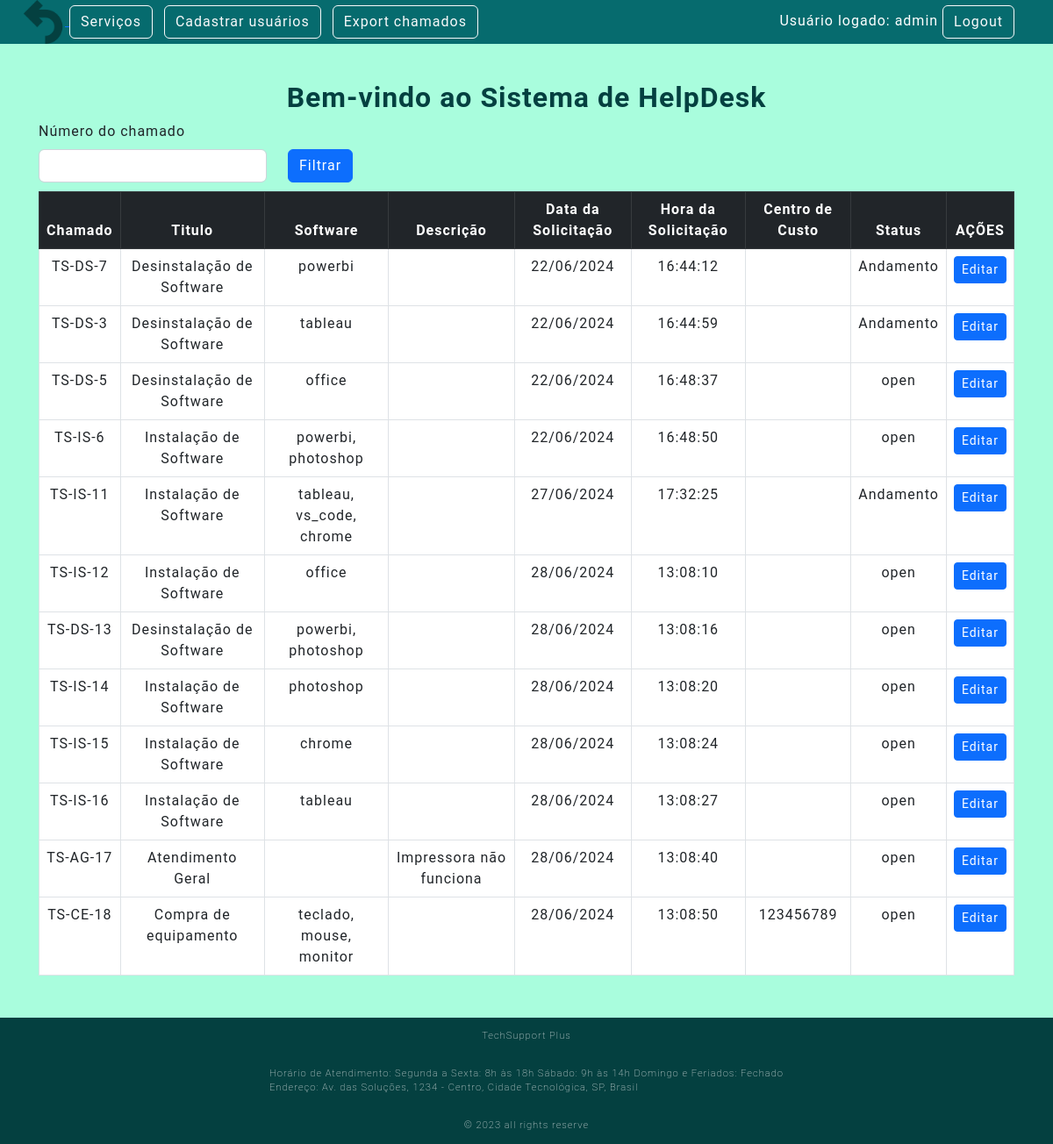
Screenshot of /tiket (signed in) with the database file from the repository.
### Src/Model/Bd.py (models this page shows, shortened)
class CreatUser(UserMixin,db.Model):
    __tablename__ = "CreatUser"
    id = db.Column(db.Integer, primary_key=True, autoincrement=True)
    userName = db.Column(db.String(150), nullable=False)
    fone = db.Column(db.String(50), nullable=False)
    cadDate = db.Column(db.String(50), nullable=False)
    hour = db.Column(db.String(10), nullable=False)
    emailUser = db.Column(db.String(150), nullable=False)
    passwordUser = db.Column(db.String, nullable=False)
    status = db.Column(db.String(5), nullable=False)

class Ticket(db.Model):
    __tablename__ = "Ticket"
    id = db.Column(db.Integer, primary_key=True, autoincrement=True)
    idUser = db.Column(db.Integer,db.ForeignKey('CreatUser.id'))
    identificador = db.Column(db.String(50), nullable=False)
    title = db.Column(db.String(50), nullable=False)
    software = db.Column(db.String(50), nullable=False)
    description = db.Column(db.String, nullable=False)
    status = db.Column(db.String(20), nullable=False, default='Open')
    execution = db.Column(db.String(500), nullable=False)
    created_data = db.Column(db.String, nullable=False)
    created_hora = db.Column(db.String, nullable=False)
    cost_center = db.Column(db.String, nullable=False)

### Src/View/NewTicket.py (the view)
@tk.route('/tiket')
def tiket():
    tickets = Ticket.query.all()
    return render_template('servicos.html', tickets=tickets)

### Src/View/Login.py (called while the page is built)
@login_manager.user_loader
def load_user(employee_id):
  usuario = CreatUser.query.filter_by(id=employee_id).first()
  return usuario

### Templates/servicos.html
{% extends 'base.html' %}
{% block conteudo %}
<h1>Bem-vindo ao Sistema de HelpDesk</h1>
<div class="row" style="text-align: left;">
    <label class="form-label" for="form3Example4">Número do chamado</label>
    <form method="POST" action="{{url_for('router.tk.servicos')}}" >
        <div class="form-group row">
            <div class="form-group col-md-3">
                <input type="text" class="form-control" name="numeroChamado">
            </div>
            <div class="col-auto">
                <button type="submit" class="btn btn-primary">Filtrar</button>
            </div>
        </div>
    </form>
    <br> <br>
</div>
<div class="bg-white ">
    <table class="table table-bordered table-hover">
        <thead class="table-dark">
            <tr>
                <th scope="col">Chamado</th>
                <th scope="col">Titulo</th>
                <th scope="col">Software</th>
                <th scope="col">Descrição</th>
                <th scope="col">Data da Solicitação</th>
                <th scope="col">Hora da Solicitação</th>
                <th scope="col">Centro de Custo</th>
                <th scope="col">Status</th>
                <th scope="col">AÇÕES</th>
            </tr>
        </thead>
        <tbody>
            {% for ticket in tickets %}
            {% if ticket.status != "Fechado" %}
            <tr>
                <td>{{ticket.identificador}}</td>
                <td>{{ticket.title}}</td>
                <td>{{ticket.software}}</td>
                <td>{{ticket.description}}</td>
                <td>{{ticket.created_data}}</td>
                <td>{{ticket.created_hora}}</td>
                <td>{{ticket.cost_center}}</td>
                <td>{{ticket.status}}</td>
                <td> <a href="{{ticket.id}}/atendimento" class="btn btn-primary btn-sm" >Editar</a>
                </td>
            </tr>
            {% endif %}
            {% endfor %}
        </tbody>
    </table>
</div>
{% endblock conteudo %}

### Templates/nav.html
<nav class="navbar navbar-expand-lg bg-body-tertiary" id="nav_content">
  <div class="container-fluid" id="nav_content">
    <div class="container-fluid">
      <a href="{{ url_for('router.home.index') }}">
        <img src="{{ url_for('static', filename='img/seta-de-retorno-a-esquerda.png') }}"
          alt="Remoção ou Desinstalação de Software" width="50">
      </a>
      {% if current_user.status == "ADMIN" %}
      <a type="button" class="btn btn-outline-light me-2" href="{{url_for('router.tk.tiket')}}">Serviços</a>
      <a type="button" class="btn btn-outline-light me-2" href="{{url_for('router.user.createUser')}}" >Cadastrar usuários</a>
      <a type="button" class="btn btn-outline-light me-2" href="{{url_for('router.tk.listar')}}" >Export chamados</a>
      {% endif %}
    </div>
    <div class="ms-auto">
      {% if not current_user.userName %}
      <div class="text-end login-button">
        <a type="button" class="btn btn-outline-light me-2" href="{{url_for('router.login.login')}}">Login</a>
      </div>
      {% else %}
      <div class="text-end me-4 user-info">
        Usuário logado: {{current_user.userName}}
        <a type="button" class="btn btn-outline-light me-2" href="{{url_for('router.login.logout')}}">Logout</a>
      </div>
      {% endif %}
    </div>
  </div>
</nav>

### Public/style.css (style rules this page uses)
:root { --color-neutral-0: #044040; --color-neutral-10: #2e2c2c; --color-neutral-20: #066b6e; --color-neutral-30: #a8a29e; --color-neutral-40: #fcf8f8; --color-neutral-50: #a9fddd; }
#nav_content { background-color: var(--color-neutral-20); position: fixed; top: 0; width: 100%; z-index: 1000; }
* { font-family: 'Roboto', sans-serif; margin: 0; padding: 0; box-sizing: border-box; letter-spacing: 1px; }
body { background: var(--color-neutral-50); display: flex; flex-direction: column; min-height: 100vh; }
h1 { color: var(--color-neutral-0); font-size: 2rem; font-weight: bold; }
.user-info { text-align: right; color: white; width: 300px; }

### rows the page displays
CreatUser: userName "admin"
Ticket: identificador "TS-DS-7", title "Desinstalação de Software", software "powerbi", created_data "22/06/2024", created_hora "16:44:12", status "Andamento"
Ticket: identificador "TS-DS-3", title "Desinstalação de Software", software "tableau", created_data "22/06/2024", created_hora "16:44:59", status "Andamento"
Ticket: identificador "TS-DS-5", title "Desinstalação de Software", software "office", created_data "22/06/2024", created_hora "16:48:37", status "open"
Ticket: identificador "TS-IS-6", title "Instalação de Software", software "powerbi, photoshop", created_data "22/06/2024", created_hora "16:48:50", status "open"
Ticket: identificador "TS-IS-11", title "Instalação de Software", software "tableau, vs_code, chrome", created_data "27/06/2024", created_hora "17:32:25", status "Andamento"
Ticket: identificador "TS-IS-12", title "Instalação de Software", software "office", created_data "28/06/2024", created_hora "13:08:10", status "open"
Ticket: identificador "TS-DS-13", title "Desinstalação de Software", software "powerbi, photoshop", created_data "28/06/2024", created_hora "13:08:16", status "open"
Ticket: identificador "TS-IS-14", title "Instalação de Software", software "photoshop", created_data "28/06/2024", created_hora "13:08:20", status "open"
Ticket: identificador "TS-IS-15", title "Instalação de Software", software "chrome", created_data "28/06/2024", created_hora "13:08:24", status "open"
Ticket: identificador "TS-IS-16", title "Instalação de Software", software "tableau", created_data "28/06/2024", created_hora "13:08:27", status "open"
Ticket: identificador "TS-AG-17", title "Atendimento Geral", description "Impressora não funciona", created_data "28/06/2024", created_hora "13:08:40", status "open"
Ticket: identificador "TS-CE-18", title "Compra de equipamento", software "teclado, mouse, monitor", created_data "28/06/2024", created_hora "13:08:50", cost_center "123456789", status "open"
